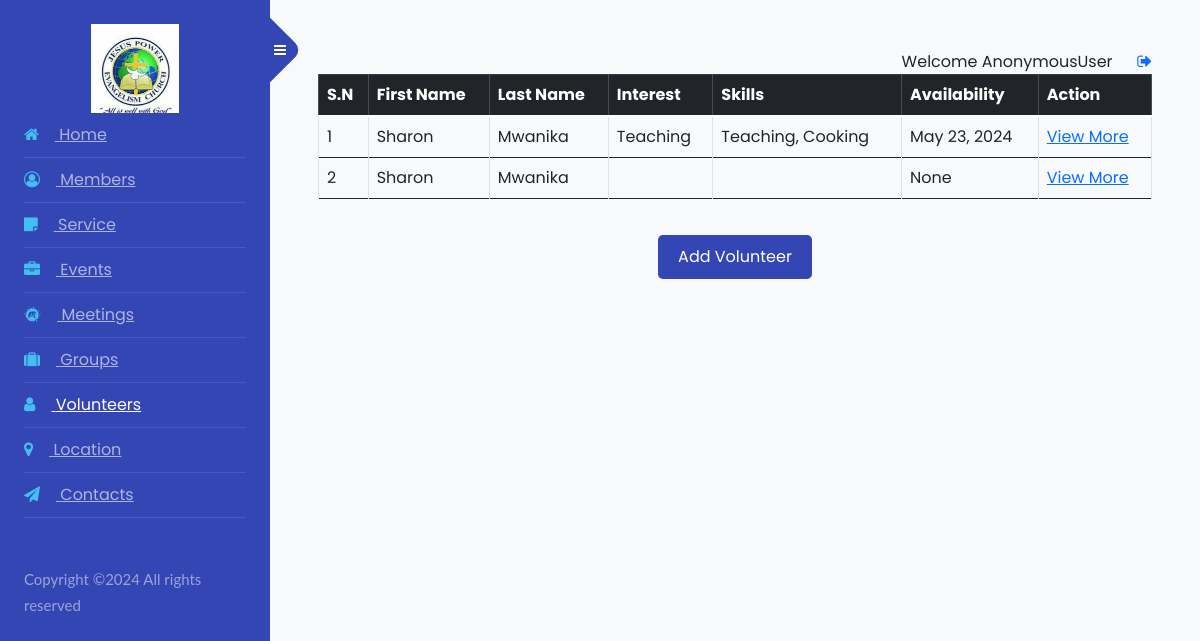
The app's page /volunteers/, older data.
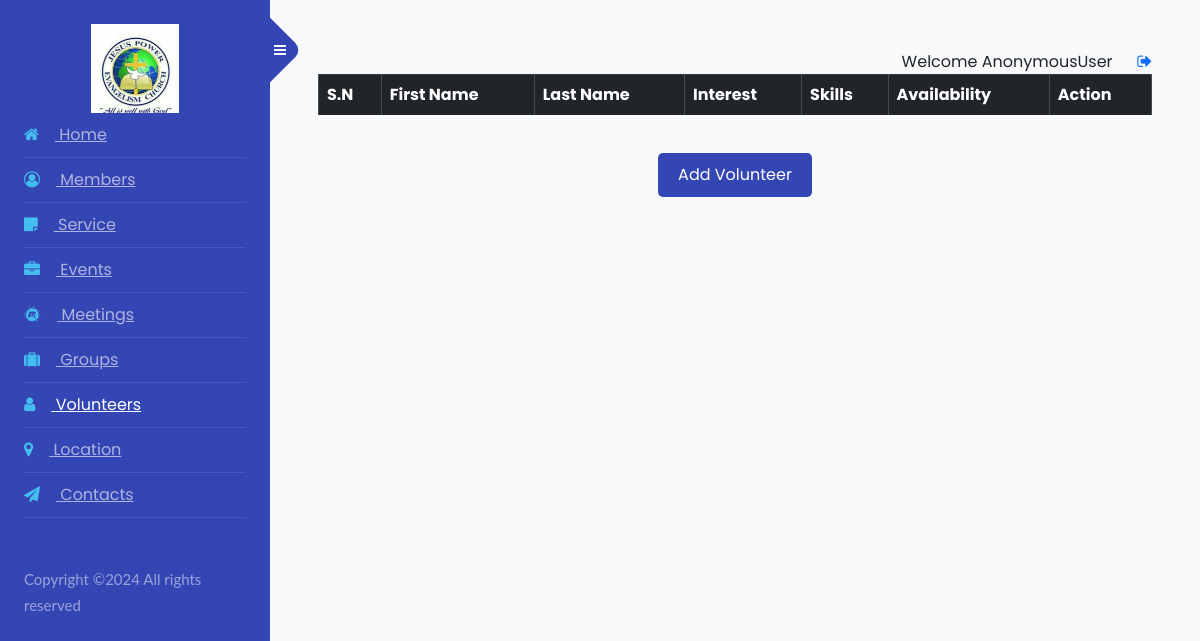
The same page, newer data.
### volunteers/models.py (models this page shows, shortened)
class Volunteer(models.Model):
    SKILL_CHOICES = [
        ('teaching', 'Teaching'),
        ('cooking', 'Cooking'),
        ('driving', 'Driving'),
        ('cleaning', 'Cleaning'),
    ]
    INTEREST_CHOICES = SKILL_CHOICES  # Assuming interests are the same as skills. Adjust as needed.
    first_name = models.CharField(max_length=100)
    last_name = models.CharField(max_length=100)
    email = models.EmailField(unique=True)
    phone_number = models.CharField(max_length=15, blank=True)
    address = models.TextField(blank=True)
    skills = MultiSelectField(choices=SKILL_CHOICES, blank=True, max_choices=10, max_length=100)
    interests = MultiSelectField(choices=INTEREST_CHOICES, blank=True, max_choices=10, max_length=100)
    availability = models.DateField(blank=True, null=True)

### volunteers/views.py (the view)
# urls.py: path('volunteers/', volunteer_list, name='volunteer_list'),
def volunteer_list(request):
    volunteers = Volunteer.objects.all().order_by('-id')
    return render(request, 'volunteers/volunteer_list.html', {'volunteers': volunteers})

### volunteers/templates/volunteers/volunteer_list.html (shortened to what this page needs)
{% extends "admin-sidebar.html" %}
{% block content %}
{% load static %}
    <link href="https://cdn.jsdelivr.net/npm/bootstrap@5.0.2/dist/css/bootstrap.min.css" rel="stylesheet"
>
        <link rel="stylesheet" href="{% static 'css/volunteers.css' %}">
</head>
<body>
    <div class="table-responsive">
        <table class="table table-hover table-bordered">
            <thead class="table-dark">
                <tr>
                    <th>S.N</th>
                    <th>First Name</th>
                    <th>Last Name</th>
                    <th>Interest</th>
                    <th>Skills</th>
                    <th>Availability</th>
                    <th>Action</th>
                </tr>
            </thead>
            <tbody>
                {% for volunteer in volunteers %}
                <tr>
                    <td>{{ forloop.counter }}</td>
                    <td>{{ volunteer.first_name }} </td>
                    <td>{{ volunteer.last_name }}</td>
                    <td>{{ volunteer.interests }}</td>
                    <td>{{ volunteer.skills }}</td>
                    <td>{{ volunteer.availability }}</td>
                    <td><a href="{% url 'volunteer_detail' volunteer.id %}">View More </a></td>
                </tr>
                {% endfor %}
            </tbody>
        </table>
    </div>
        <div class="add-volunteer">
            <a href="{% url 'add_volunteer' %}" class="btn btn-primary">Add Volunteer</a>
        </div>
    </div>
{% endblock %}

Row changes from the older to the newer data that the page shows:
removed Volunteer: first_name "Sharon", last_name "Mwanika", interests "Teaching", skills "Teaching, Cooking", availability "May 23, 2024"
removed Volunteer: first_name "Sharon", last_name "Mwanika", availability "None"
